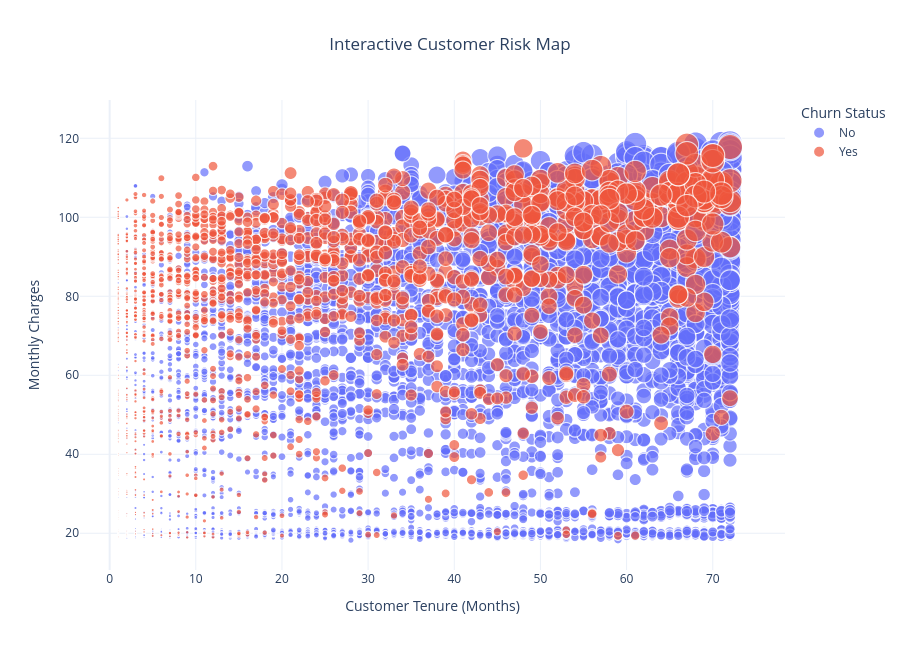

The cell this chart's notebook holds for it:
### Code cell
# ============================================================
# 23. INTERACTIVE CUSTOMER RISK MAP
# ============================================================

# Ensure numeric columns are properly converted
df["tenure"] = pd.to_numeric(df["tenure"], errors="coerce")
df["MonthlyCharges"] = pd.to_numeric(df["MonthlyCharges"], errors="coerce")
df["TotalCharges"] = pd.to_numeric(df["TotalCharges"], errors="coerce")

# Remove rows where required visualization values are missing
risk_df = df.dropna(
    subset=["tenure", "MonthlyCharges", "TotalCharges"]
).copy()

# Create interactive customer risk map
fig = px.scatter(
    risk_df,
    x="tenure",
    y="MonthlyCharges",
    color="Churn",
    size="TotalCharges",
    hover_name="customerID",
    hover_data=[
        "Contract",
        "InternetService",
        "PaymentMethod",
        "TotalCharges"
    ],
    title="Interactive Customer Risk Map",
    labels={
        "tenure": "Customer Tenure (Months)",
        "MonthlyCharges": "Monthly Charges",
        "Churn": "Churn Status"
    },
    size_max=25
)

fig.update_layout(
    template="plotly_white",
    title_x=0.5,
    height=650
)

fig.show()

### Figure 1 — Plotly figure (JSON) as saved in the notebook; plotly's stock layout.template omitted (floating-point values rounded to 4 significant figures; data arrays with more than 128 entries replaced by an {"elided": "..."} marker saying what was removed)
{"data": [{"customdata": {"elided": "5163x4 mixed values"}, "hovertemplate": "<b>%{hovertext}</b><br><br>Churn Status=No<br>Customer Tenure (Months)=%{x}<br>Monthly Charges=%{y}<br>TotalCharges=%{customdata[3]}<br>Contract=%{customdata[0]}<br>InternetService=%{customdata[1]}<br>PaymentMethod=%{customdata[2]}<extra></extra>", "hovertext": {"elided": "5163 str values"}, "legendgroup": "No", "marker": {"color": "#636efa", "size": {"elided": "5163 float values"}, "sizemode": "area", "sizeref": 13.9, "symbol": "circle"}, "mode": "markers", "name": "No", "showlegend": true, "type": "scattergl", "x": {"elided": "5163 int values"}, "xaxis": "x", "y": {"elided": "5163 float values"}, "yaxis": "y"}, {"customdata": {"elided": "1869x4 mixed values"}, "hovertemplate": "<b>%{hovertext}</b><br><br>Churn Status=Yes<br>Customer Tenure (Months)=%{x}<br>Monthly Charges=%{y}<br>TotalCharges=%{customdata[3]}<br>Contract=%{customdata[0]}<br>InternetService=%{customdata[1]}<br>PaymentMethod=%{customdata[2]}<extra></extra>", "hovertext": {"elided": "1869 str values"}, "legendgroup": "Yes", "marker": {"color": "#EF553B", "size": {"elided": "1869 float values"}, "sizemode": "area", "sizeref": 13.9, "symbol": "circle"}, "mode": "markers", "name": "Yes", "showlegend": true, "type": "scattergl", "x": {"elided": "1869 int values"}, "xaxis": "x", "y": {"elided": "1869 float values"}, "yaxis": "y"}], "layout": {"height": 650, "legend": {"itemsizing": "constant", "title": {"text": "Churn Status"}, "tracegroupgap": 0}, "title": {"text": "Interactive Customer Risk Map", "x": 0.5}, "xaxis": {"anchor": "y", "domain": [0, 1], "title": {"text": "Customer Tenure (Months)"}}, "yaxis": {"anchor": "x", "domain": [0, 1], "title": {"text": "Monthly Charges"}}}}
